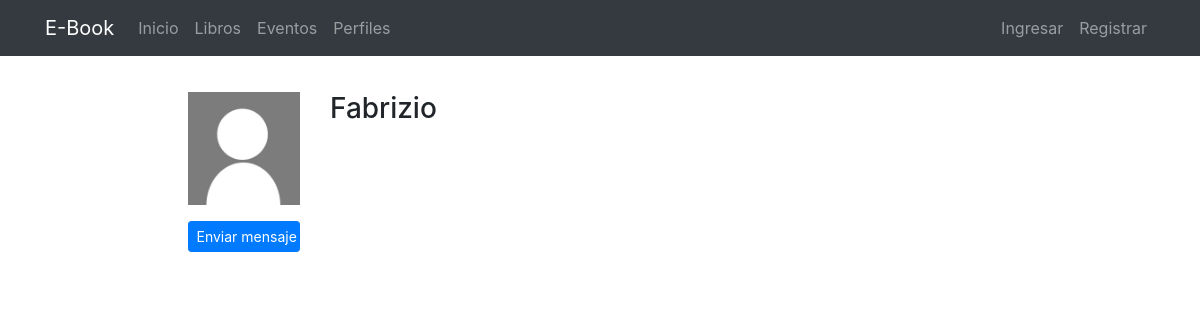
/profiles/Fabrizio/, run on an earlier commit of the app's database.
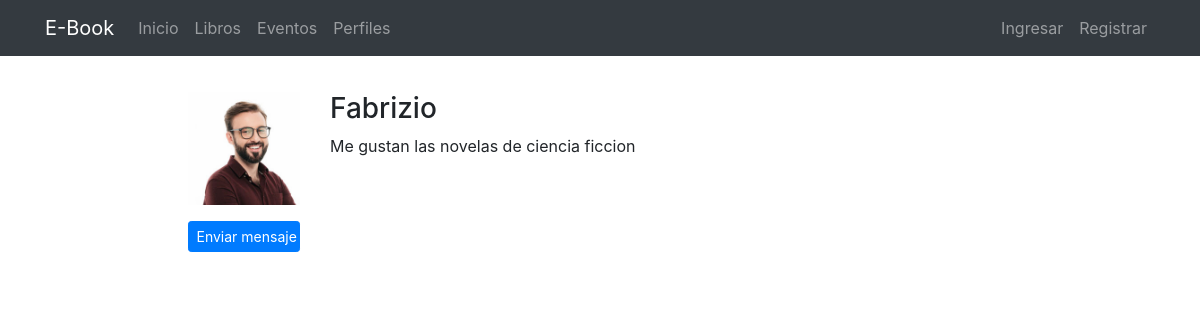
And on a later commit of the database.
### registration/models.py (models this page shows)
class Profile(models.Model):
    user = models.OneToOneField(User, on_delete=models.CASCADE)
    avatar = models.ImageField(upload_to=custom_upload_to, null=True, blank=True)
    bio = models.TextField(null=True, blank=True)
    link = models.URLField(max_length=200, null=True, blank=True)
    class Meta:
        ordering = ['user__username']

### profiles/views.py (the view)
# urls.py: path('<username>/', ProfileDetailView.as_view(), name='detail'),
class ProfileDetailView(DetailView):
    model = Profile
    template_name = 'profiles/profile_detail.html'
    def get_object(self):
        return get_object_or_404(Profile, user__username=self.kwargs['username'])

### profiles/templates/profiles/profile_detail.html (shortened to what this page needs)
{% extends 'core/base.html' %}
{% load static %}
{% block content %}
<main role="main">
  <div class="container">
    <div class="row mt-3">
      <div class="col-md-9 mx-auto mb-5">
        <form action="" method="post" enctype="multipart/form-data">{% csrf_token %}
          <div class="row">
            <div class="col-md-2">
              {% if profile.avatar %}
                <img src="{{profile.avatar.url}}" class="img-fluid">
              {% else %}
                <img src="{% static 'registration/img/no-avatar.jpg' %}" class="img-fluid">
              {% endif %}
              {% if request.user != profile.user %}
                <a href="{% url 'messenger:start' profile.user.username %}" class="btn btn-primary btn-sm btn-block mt-3">
                  Enviar mensaje
                </a>
              {% endif %}
            </div>
            <div class="col-md-10">
              <h3>{{profile.user}}</h3>
              {% if profile.bio %}<p>{{profile.bio}}</p>{% endif %}
            </div>
          </div>
        </form>
      </div>
    </div>
  </div>
</main>
{% endblock %}

What changed in the data, as far as the page shows it:
changed Profile "Fabrizio": avatar: picture added; bio (not shown) → "Me gustan las novelas de ciencia ficcion"
